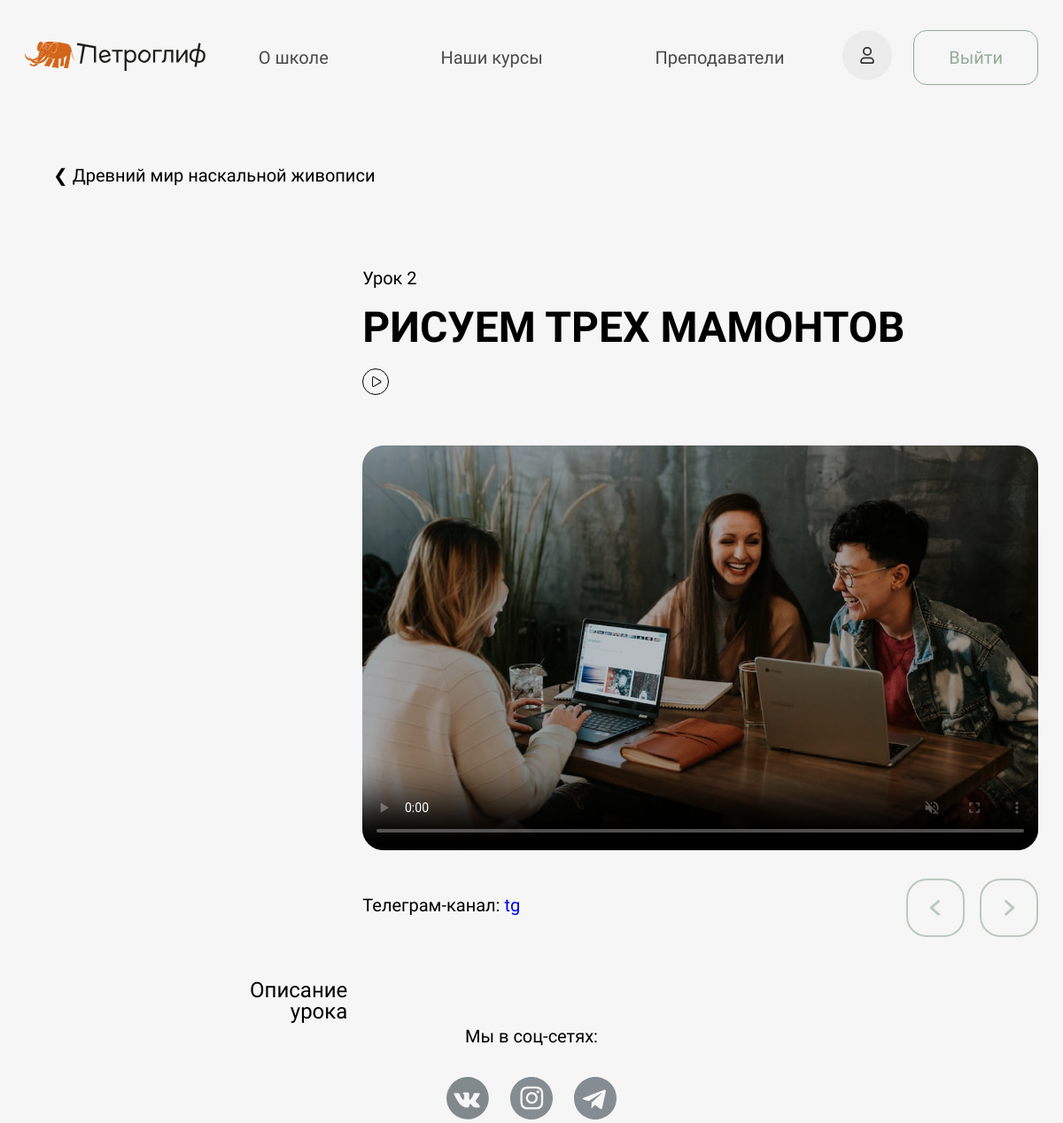
Page /self-account/lesson/first-course/2/0/ (signed in) on the earlier database version.
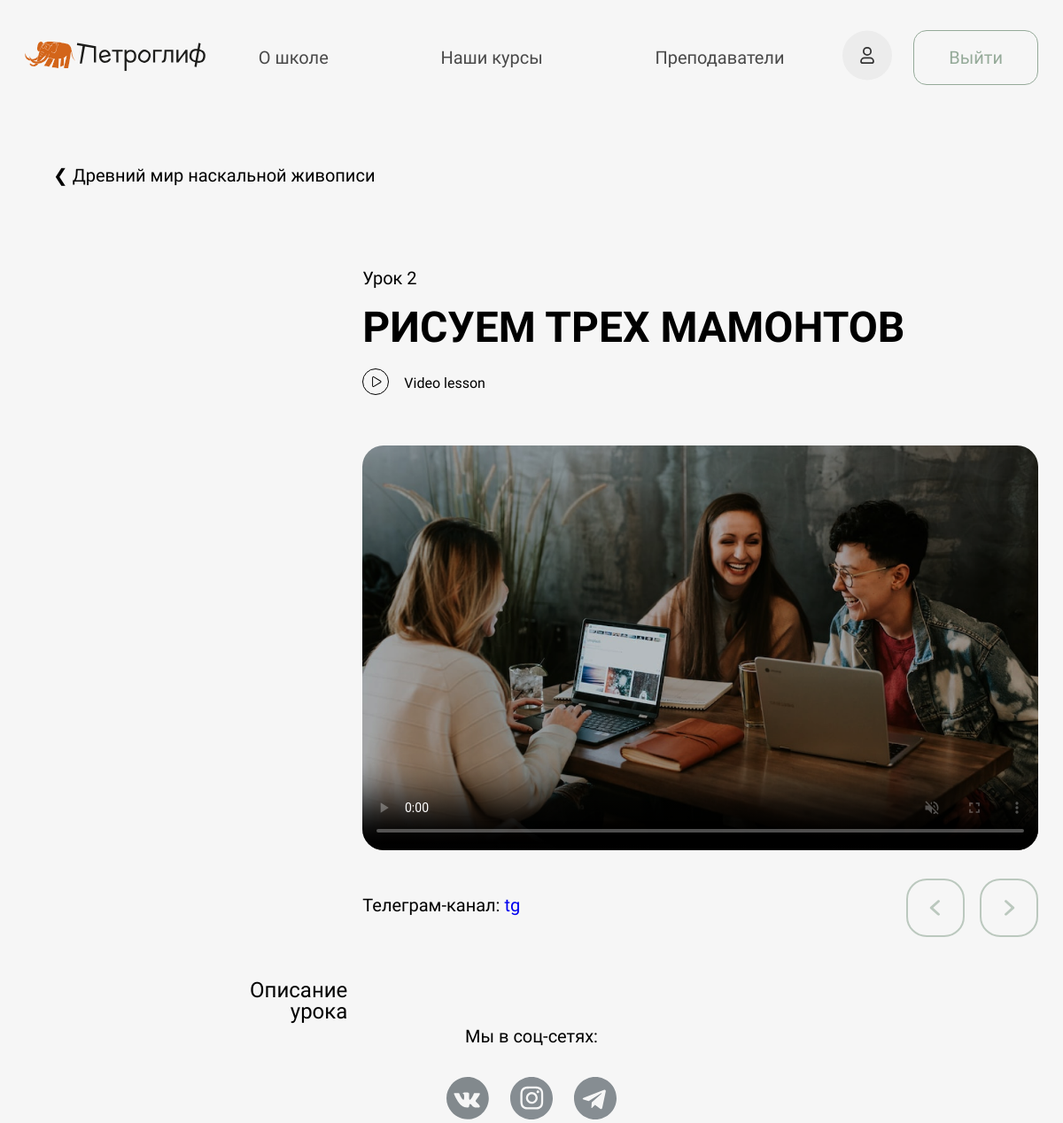
Same page on the later database version.
### mainapp/models.py (models this page shows, shortened)
class Lesson(models.Model):
    class LessonType(models.TextChoices):
        ONLINE_LESSON = ("Online lesson", "Онлайн-урок")
        VIDEO_LESSON = ("Video lesson", "Видеоурок")
    id = models.UUIDField(default=uuid4, primary_key=True)
    title = models.CharField(verbose_name="Название урока", max_length=150)
    number = models.IntegerField(verbose_name="Номер урока")
    course = models.ForeignKey(Course, verbose_name="Курс", on_delete=models.CASCADE, related_name="lessons")
    type = models.CharField(verbose_name="Тип урока", max_length=13, choices=LessonType.choices)
    lesson_goal = models.TextField(verbose_name="Цель урока", blank=True)
    new_skill = models.TextField(verbose_name="Чему научится ребенок", blank=True)
    materials = models.TextField(verbose_name="Что нужно для урока", blank=True)
    image = models.ImageField(verbose_name="Изображение", blank=True, null=True, upload_to="lessons_img/")
    description = models.TextField(verbose_name="Описание урока", blank=True)
    video_file = models.FileField(verbose_name="Видео в записи", blank=True, null=True,
                                  upload_to="lessons_videos/")
    pdf_file = models.FileField(verbose_name="Дополнительный файл", blank=True, null=True,
                                upload_to="lessons_files/")
    link = models.CharField(verbose_name="Ссылка на онлайн-урок", max_length=150, blank=True)
    lesson_date = models.DateTimeField(verbose_name="Дата онлайн-урока", blank=True, null=True)
    created_at = models.DateTimeField(verbose_name='Создан', auto_now_add=True)
    updated_at = models.DateTimeField(verbose_name='Обновлен', auto_now=True)
    deleted = models.BooleanField(verbose_name="Удален", default=False)
    class Meta:
        verbose_name = "Урок"
        verbose_name_plural = "Уроки"
        ordering = ["course", "number"]

### mainapp/views.py (the view)
# urls.py: path('self-account/lesson/<str:slug>/<int:number>/<int:hw>/', main_views.view_self_account_course_lesson, name='self-account-lesson'),
def view_self_account_course_lesson(request, slug, number, hw):
    current_user = request.user
    if current_user.is_authenticated:
        course = current_user.courses.filter(slug=slug)
        if course:
            student_course = mainapp_models.StudentCourse.objects.filter(Q(user=current_user) & Q(course=course[0]))
            student_course = student_course[0]
            lesson = course[0].lessons.filter(number=number)[0]
            context = {'user': current_user,
                       'studentCourse': student_course,
                       'lesson': lesson,
                       'course': course[0],
                       'hw': hw,
                       }
            return render(request, 'mainapp/user_lesson.html', context)
        else:
            messages.error(request, 'У Вас нет такого курса!')
            return redirect('index')
    messages.error(request, 'Для данных действий необходимо авторизоваться')
    return redirect('index')

### authapp/auth.py (called while the page is built)
    def get_user(self, user_id):
        try:
            return User.objects.get(pk=user_id)
        except User.DoesNotExist:
            return None

### mainapp/templates/mainapp/user_lesson.html (shortened to what this page needs)
{% extends "mainapp/base.html" %}
{% block content %}
    {% if hw == 0 %}
        {% include "mainapp/parts_pages/account_lesson.html" %}
    {% else %}
        {% include "mainapp/parts_pages/account_lesson_hw.html" %}
    {% endif %}
{% endblock %}

### mainapp/templates/mainapp/parts_pages/account_lesson.html (shortened to what this page needs)
{% load static %}
<div class="site-box">
    <h1 class="section__title">
        <a href="/self-account/course/{{ course.slug }}/">&#10094  {{ course.title }}</a>
    </h1>
</div>
<div class="site-box">
    <div class="account__les-container">
        <div></div>
            <div class="account__les-title">
                <p>Урок {{ lesson.number }}</p>
                <h1>{{ lesson.title }}</h1>
                <div class="account__les-play">{{ lesson.type }}</div>
            </div>
            <div></div>
            <div class="account__les-video">
                <video controls loop muted="" playsinline="playsinline" poster="img/poster.png" class="wallpaper__video">
                    <source src="{{ lesson.path_to_video_file }}" type="video/mp4">
                    <source src="{{ lesson.image }}" type="video/webm">
                </video>
            </div>
            <div></div>
            <div class="account__les-btns">
                <div class="account__les-tg">Телеграм-канал: <a href="{{ course.telegram_channel_link }}">tg</a></div>
                <div class="account__les-btns-lr">
                    <a href="#"><div class="account__les-btn-l"></div></a>
                    <a href="#"><div class="account__les-btn-r"></div></a>
                </div>
            </div>
            <div class="account__les-desc-title">Описание<br>урока</div>
    </div>
</div>

Differences in the rows shown:
changed Lesson "РИСУЕМ ТРЕХ МАМОНТОВ": type (not shown) → "Video lesson"
